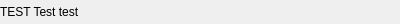
<?xml version="1.0" encoding="UTF-8"?>
<ui version="4.0">
 <class>UVTreeWidgetItem</class>
 <widget class="QWidget" name="UVTreeWidgetItem">
  <property name="geometry">
   <rect>
    <x>0</x>
    <y>0</y>
    <width>400</width>
    <height>24</height>
   </rect>
  </property>
  <layout class="QHBoxLayout" name="horizontalLayout">
   <property name="spacing">
    <number>0</number>
   </property>
   <property name="leftMargin">
    <number>0</number>
   </property>
   <property name="topMargin">
    <number>3</number>
   </property>
   <property name="rightMargin">
    <number>0</number>
   </property>
   <property name="bottomMargin">
    <number>3</number>
   </property>
   <item>
    <widget class="QLabel" name="label">
     <property name="text">
      <string>TEST Test test</string>
     </property>
    </widget>
   </item>
  </layout>
 </widget>
 <resources/>
 <connections/>
</ui>
